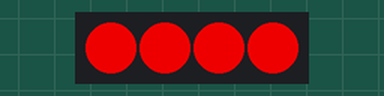
This program was run on a simulated Raspberry Pi (BCM pin numbers). On the bench: 4 RGB LEDs in strip order, left to right. At 20.0 s the program stops and its outputs stay as they are.

Above: at 0.1 s.
At 10.1 s:
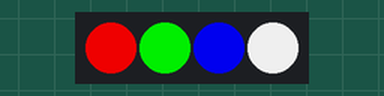
Timing chart, 0 to 11.6 s (numbered marks = the images above):
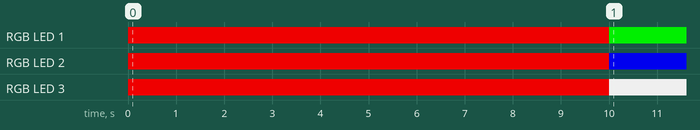

Measured:
- by itself, RGB LED 1: off → RGB(204, 0, 0) at 0.00 s, → RGB(0, 204, 0) 10.0 s later
- by itself, RGB LED 2: off → RGB(204, 0, 0) at 0.00 s, → RGB(0, 0, 204) 10.0 s later
- by itself, RGB LED 3: off → RGB(204, 0, 0) at 0.00 s, → RGB(204, 204, 204) 10.0 s later

The program:

led-strip1.py
```python
from time import sleep
import board
import neopixel

pixel_pin = board.D10
num_pixels = 4
pixels = neopixel.NeoPixel(pixel_pin, num_pixels, brightness=0.8, auto_write=False, pixel_order=neopixel.GRB)

pixels.fill((255, 0, 0))
pixels.show()
sleep(10)

pixels[0] = (255, 0, 0)
pixels[1] = (0, 255, 0)
pixels[2] = (0, 0, 255)
pixels[3] = (255, 255, 255)

pixels.show()
sleep(10)
```
